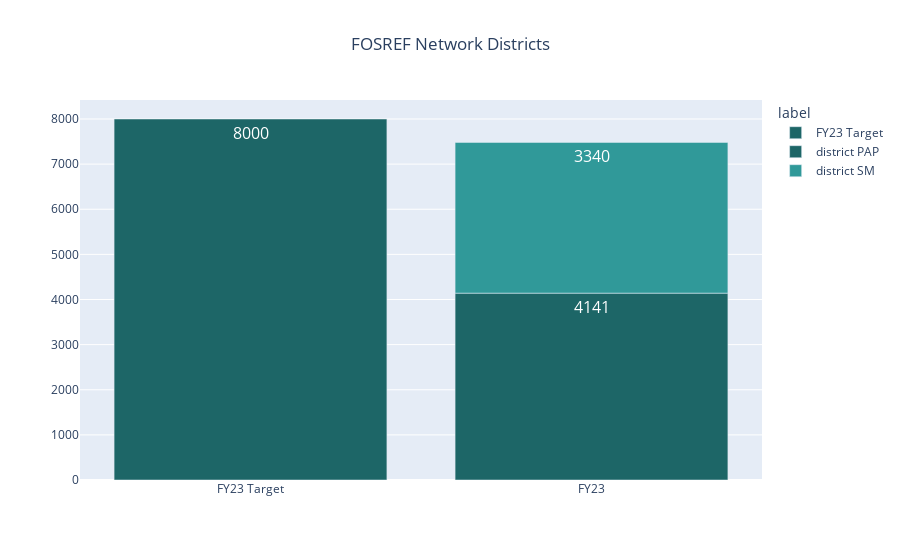

Notebook code cell kept with this figure:
### Code cell
fig = px.bar(
    stack_data2,
    x="supp",
    y="data",
    #text="data",
    text_auto=True,
    title="FOSREF Network Districts",
    color="label",
    labels={"supp":"","data":""},
    color_discrete_map={
        "FY23 Target":"#1D6667",
        "district PAP":"#1D6667",
        "district SM":"#309999",
        #"total":"#43CCCC",
    },
)
fig = fig.update_layout(title_x=0.5)
fig.update_traces(textfont_size=16)
fig.write_image("./rezo/FOSREF_NETWORK.png")

### Figure 1 — Plotly figure (JSON) as saved in the notebook; plotly's stock layout.template omitted (floating-point values rounded to 4 significant figures)
{"data": [{"alignmentgroup": "True", "hovertemplate": "label=FY23 Target<br>=%{y}<extra></extra>", "legendgroup": "FY23 Target", "marker": {"color": "#1D6667", "pattern": {"shape": ""}}, "name": "FY23 Target", "offsetgroup": "FY23 Target", "orientation": "v", "showlegend": true, "textfont": {"size": 16}, "textposition": "auto", "texttemplate": "%{y}", "type": "bar", "x": ["FY23 Target"], "xaxis": "x", "y": [8000], "yaxis": "y"}, {"alignmentgroup": "True", "hovertemplate": "label=district PAP<br>=%{y}<extra></extra>", "legendgroup": "district PAP", "marker": {"color": "#1D6667", "pattern": {"shape": ""}}, "name": "district PAP", "offsetgroup": "district PAP", "orientation": "v", "showlegend": true, "textfont": {"size": 16}, "textposition": "auto", "texttemplate": "%{y}", "type": "bar", "x": ["FY23"], "xaxis": "x", "y": [4141], "yaxis": "y"}, {"alignmentgroup": "True", "hovertemplate": "label=district SM<br>=%{y}<extra></extra>", "legendgroup": "district SM", "marker": {"color": "#309999", "pattern": {"shape": ""}}, "name": "district SM", "offsetgroup": "district SM", "orientation": "v", "showlegend": true, "textfont": {"size": 16}, "textposition": "auto", "texttemplate": "%{y}", "type": "bar", "x": ["FY23"], "xaxis": "x", "y": [3340], "yaxis": "y"}], "layout": {"barmode": "relative", "legend": {"title": {"text": "label"}, "tracegroupgap": 0}, "title": {"text": "FOSREF Network Districts", "x": 0.5}, "xaxis": {"anchor": "y", "domain": [0, 1], "title": {"text": ""}}, "yaxis": {"anchor": "x", "domain": [0, 1], "title": {"text": ""}}}}
